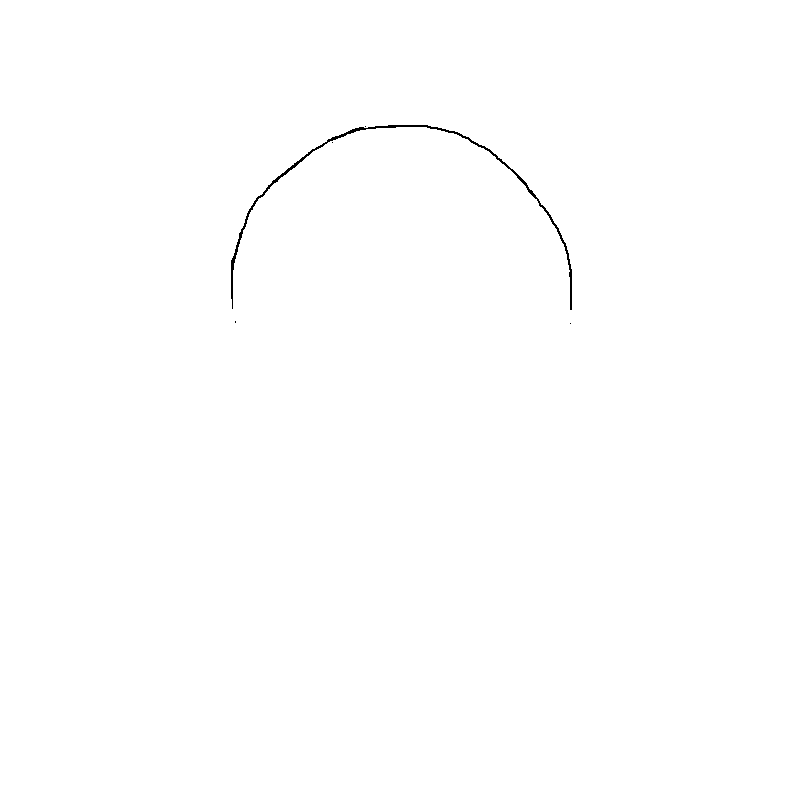
#> input picture OLD/CriminalPlotter/v4/imagens/in.png, 800 x 800 px
$ python codificadorMatrizes.py
#> lines starting #> are read from the running program, lines starting #| are printed output that depends on the picture; after the words box and inside, x2 and y2 are one past the last pixel; in counts of white or black regions, pixels touching at a corner belong together
from PIL import Image
import numpy as np

def resize_image_to_height(image_path, target_height):
    """
    Redimensiona uma imagem para que a altura seja igual ao valor especificado, mantendo a proporção.

    :param image_path: Caminho da imagem.
    :param target_height: Altura desejada (em pixels).
    :return: Objeto Image redimensionado.
    """
#> called with image_path = 'imagens/in.png', target_height = 312
    img = Image.open(image_path)
#> img is the input picture: PIL image 800x800 RGBA; mean R, G, B, A 254.5, 254.5, 254.5, 255

    # Obter dimensões originais
    original_width, original_height = img.size
#> original_width = 800; original_height = 800

    # Calcular a nova largura proporcional à altura desejada
    new_width = int((target_height / original_height) * original_width)
#> new_width = 312

    # Redimensionar a imagem
    resized_img = img.resize((new_width, target_height))
    return resized_img

def image_to_matrix(image_path, threshold=128):
    """
    Converte uma imagem em uma matriz de 0 e 1.

    :param image_path: Caminho da imagem.
    :param threshold: Limiar para definir 0 ou 1 (valor entre 0 e 255).
    :return: Matriz de 0 e 1.
    """
#> called with image_path = 'redimensionada.png', threshold = 128
    # Carregar a imagem
    img = Image.open(image_path).convert('L')  # Converter para escala de cinza
#> img: PIL image 312x312 L

    # Converter a imagem em um array numpy
    img_array = np.array(img)

    # Aplicar o limiar para gerar 0s e 1s
    binary_matrix = (img_array > threshold).astype(int)
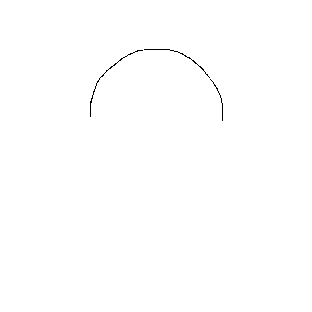
#> binary_matrix: shape (312, 312) int64; values 0 (black) and 1 (white), 99.8% white; black in thin lines or dots, all inside (x1, y1, x2, y2) = (90, 49, 223, 121)

    return binary_matrix

def save_matrix_to_file(matrix, output_path):
    """
    Salva a matriz em um arquivo de texto.

    :param matrix: Matriz de 0 e 1.
    :param output_path: Caminho para salvar o arquivo.
    """
    np.savetxt(output_path, matrix, fmt='%d', delimiter='')

# Caminho da imagem original
image_path = "imagens/in.png"

# Configuração
target_height = 312  # Altura desejada
output_image_path = "redimensionada.png"  # Caminho para salvar a imagem redimensionada
output_matrix_path = "m.txt"  # Caminho para salvar a matriz

# Redimensionar a imagem para a altura desejada
resized_image = resize_image_to_height(image_path, target_height)

# Salvar a imagem redimensionada
resized_image.save(output_image_path)
print(f"Imagem redimensionada salva em {output_image_path}")

# Converter a imagem redimensionada para matriz de 0s e 1s
matrix = image_to_matrix(output_image_path)

# Salvar a matriz em um arquivo
save_matrix_to_file(matrix, output_matrix_path)
print(f"Matriz salva em {output_matrix_path}")

# Exibir dimensões e um exemplo da matriz
print(f"Dimensões da matriz: {matrix.shape}")
#| Dimensões da matriz: (312, 312)
print("Exemplo da matriz:")
print(matrix[:10, :10])  # Mostra os primeiros 10x10 elementos
#| [[1 1 1 1 1 1 1 1 1 1]
#|  [1 1 1 1 1 1 1 1 1 1]
#|  [1 1 1 1 1 1 1 1 1 1]
#|  [1 1 1 1 1 1 1 1 1 1]
#|  [1 1 1 1 1 1 1 1 1 1]
#|  [1 1 1 1 1 1 1 1 1 1]
#|  [1 1 1 1 1 1 1 1 1 1]
#|  [1 1 1 1 1 1 1 1 1 1]
#|  [1 1 1 1 1 1 1 1 1 1]
#|  [1 1 1 1 1 1 1 1 1 1]]
